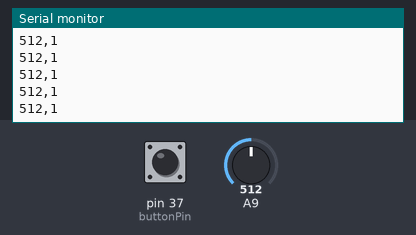
Bench run of a sketch on a simulated Arduino Mega 2560, built with avr-gcc and run on an emulated ATmega2560. On the bench: the last lines printed to the serial monitor. The test bench sets the inputs (shaded band); at power-on: A9 = 512, pin 37 (buttonPin) HIGH.

Above: at 1.2 s.
1.3 s: A9 set to 716
At 1.56 s:
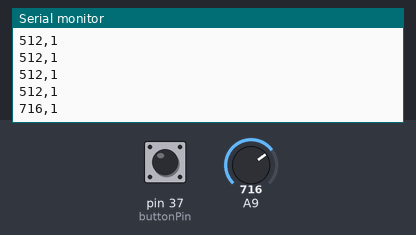
2.8 s: pin 37 (buttonPin) pulled LOW for 0.25 s
At 2.96 s:
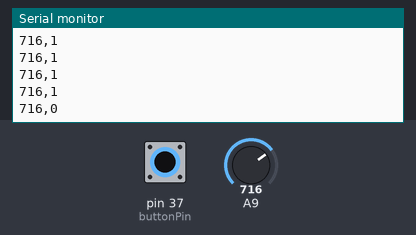
4.5 s: A9 set to 900
At 4.56 s:
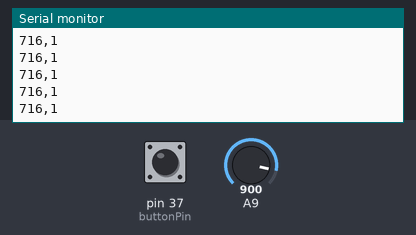
6.0 s: pin 37 (buttonPin) pulled LOW for 1 s
At 6.17 s:
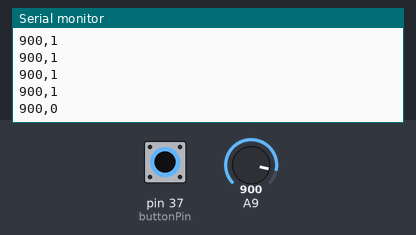
Timing chart, 0 to 9.0 s (numbered marks = the images above; inputs shaded):
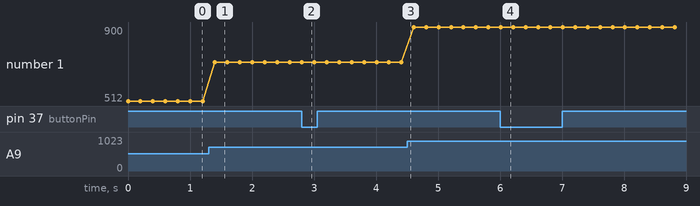

Measured:
- after the input at 1.3 s, the serial monitor: prints a new line after 0.10 s (image 1)
- after the input at 2.8 s, the serial monitor: prints a new line at once (image 2)
- after the input at 6.0 s, the serial monitor: prints a new line at once (image 4)
- plotted number 1: 512 → 716 after the input at 1.3 s, 716 → 900 after the input at 4.5 s

The sketch:

project.ino
```cpp
const int buttonPin = 37;

void setup() {
  Serial.begin(115200); // Start serial communication at 115200 baud rate
  pinMode(buttonPin, INPUT_PULLUP);
}

void loop() {
  int potValue = analogRead(25); // Read the analog value from pin 34
 // Print the read value to the serial monitor
  int buttonState = digitalRead(buttonPin); // Read the state of the button
  // Check if the button is pressed
  Serial.println(String(potValue) + "," + String(buttonState));

  delay(200); // Wait for 100 milliseconds
}
```
